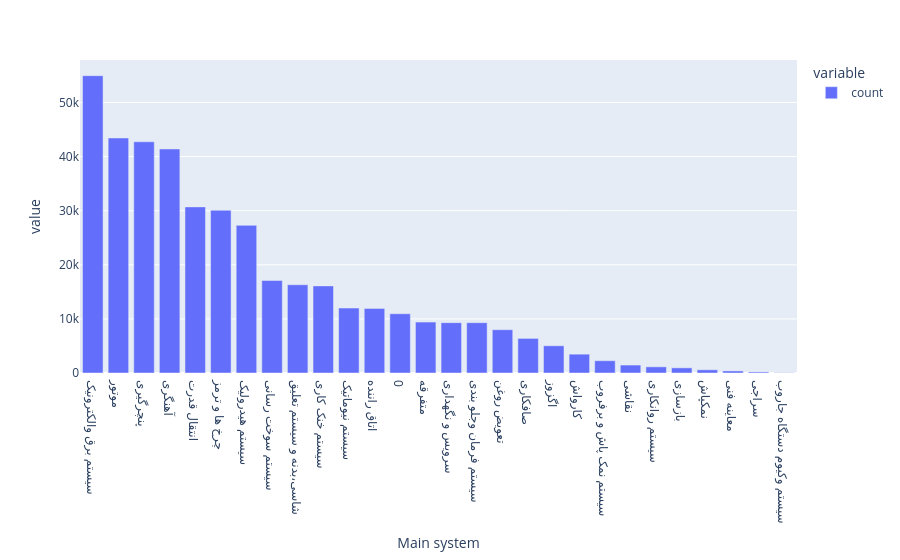

The notebook cell saved with this chart:
### Code cell
px.bar(tamirat_data['Main system'].value_counts())

### Figure 1 — Plotly figure (JSON) as saved in the notebook; plotly's stock layout.template omitted (floating-point values rounded to 4 significant figures)
{"data": [{"alignmentgroup": "True", "hovertemplate": "variable=count<br>Main system=%{x}<br>value=%{y}<extra></extra>", "legendgroup": "count", "marker": {"color": "#636efa", "pattern": {"shape": ""}}, "name": "count", "offsetgroup": "count", "orientation": "v", "showlegend": true, "textposition": "auto", "type": "bar", "x": ["سیستم برق والکترونیک", "موتور", "پنچرگیری", "آهنگری", "انتقال قدرت", "چرخ ها و ترمز", "سیستم هیدرولیک", "سیستم سوخت رسانی", "شاسی،بدنه و سیستم تعلیق", "سیستم خنک کاری", "سیستم نیوماتیک", "اتاق راننده", 0, "متفرقه", "سرویس و نگهداری", "سیستم فرمان وجلو بندی", "تعویض روغن", "صافکاری", "اگزوز", "کارواش", "سیستم نمک پاش و برفروب", "نقاشی", "سیستم روانکاری", "بازسازی", "نمکپاش", "معاینه فنی", "سراجی", "سیستم وکیوم دستگاه جاروب"], "xaxis": "x", "y": [54957, 43436, 42733, 41406, 30703, 30079, 27290, 17103, 16311, 16102, 12001, 11944, 10951, 9411, 9305, 9301, 8002, 6393, 5033, 3483, 2272, 1468, 1143, 952, 592, 382, 195, 49], "yaxis": "y"}], "layout": {"barmode": "relative", "legend": {"title": {"text": "variable"}, "tracegroupgap": 0}, "margin": {"t": 60}, "xaxis": {"anchor": "y", "domain": [0, 1], "title": {"text": "Main system"}}, "yaxis": {"anchor": "x", "domain": [0, 1], "title": {"text": "value"}}}}
